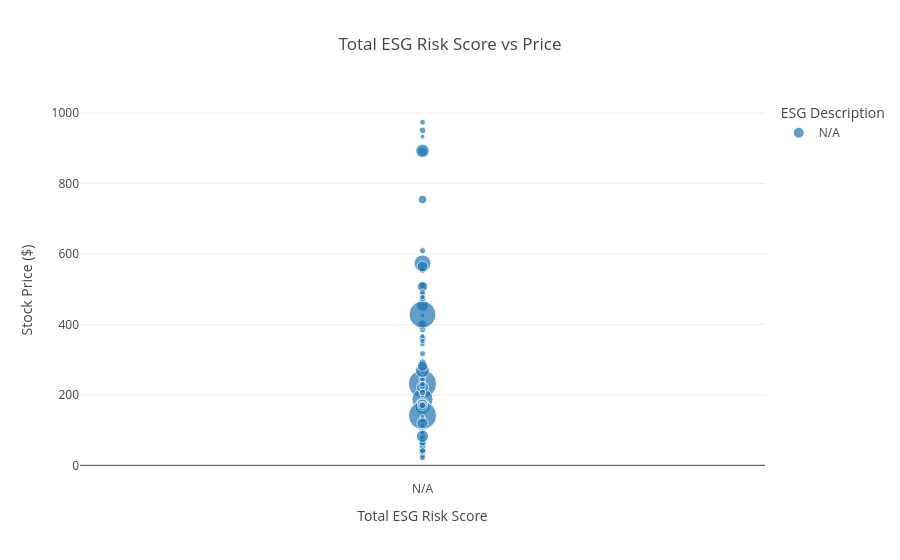

Here is the notebook cell this chart was saved with:
### Markdown cell above
### ESG vs Stock Price of Companies

### Code cell
# Filter out the ticker 'BKNG' to prevent skewing the overall visualization 
filtered_df = consolidated_df[consolidated_df['Ticker'] != 'BKNG']

# Creating a bubble plot with customized hover data
fig = px.scatter(filtered_df, 
                 x='Total ESG Risk Score', 
                 y='Price', 
                 size='Market Cap (Billion)',  # Bubble size based on Market Cap
                 color='ESG Description',     # Color by ESG Description
                 title='Total ESG Risk Score vs Price',
                 labels={'Total ESG Risk Score': 'Total ESG Risk Score', 'Price': 'Stock Price ($)'},
                 hover_data={
                     'Ticker': True,
                     'Price': ':.2f',            
                     'Total ESG Risk Score': True,
                     'Market Cap (Billion)': ':.1f', 
                     'Beta': ':.2f',             
                     'PE Ratio': ':.2f',        
                     'EPS TTM': ':.2f'},
                 template='xgridoff')

fig.update_traces(textposition="middle left")
fig.show()

### Figure 1 — Plotly figure (JSON) as saved in the notebook; plotly's stock layout.template omitted (floating-point values rounded to 4 significant figures; data arrays with more than 128 entries replaced by an {"elided": "..."} marker saying what was removed)
{"data": [{"customdata": {"elided": "99x5 mixed values"}, "hovertemplate": "ESG Description=N/A<br>Total ESG Risk Score=%{x}<br>Stock Price ($)=%{y:.2f}<br>Market Cap (Billion)=%{customdata[1]:.1f}<br>Ticker=%{customdata[0]}<br>Beta=%{customdata[2]:.2f}<br>PE Ratio=%{customdata[3]:.2f}<br>EPS TTM=%{customdata[4]:.2f}<extra></extra>", "legendgroup": "N/A", "marker": {"color": "#1F77B4", "size": [3518.0, 331.8, 198.7, 225.4, 212.9, 114.3, 117.4, 153.8, 252.9, 170.3, 104.1, 1971.0, 123.8, 808.0, 188.3, 322.1, 144.3, 105.3, 601.6, 124.8, 120.6, 116.8, 187.2, 116.4, 160.9, 121.4, 394.9, 277.7, 222.2, 273.7, 111.6, 177.2, 172.3, 98.61, 137.1, 113.5, 193.8, 110.8, 932.6, 968.3, 161.9, 396.2, 135.2, 197.7, 170.8, 182.1, 387.3, 625.9, 288.4, 226.2, 803.8, 132.2, 151.8, 100.7, 465.1, 209.9, 116.2, 1252.0, 108.8, 263.6, 188.4, 3182.0, 119.6, 167.4, 322.6, 195.7, 3472.0, 480.8, 119.3, 235.7, 161.2, 396.2, 142.8, 111.5, 201.9, 189.7, 101.2, 166.6, 110.3, 127.7, 100.6, 153.6, 134.4, 156.6, 128.4, 211.8, 262.7, 864.1, 188.8, 163.1, 521.3, 140.3, 100.7, 470.6, 123.3, 174.2, 219.7, 663.2, 530.9], "sizemode": "area", "sizeref": 8.796, "symbol": "circle"}, "mode": "markers", "name": "N/A", "orientation": "v", "showlegend": true, "textposition": "middle left", "type": "scatter", "x": ["N/A", "N/A", "N/A", "N/A", "N/A", "N/A", "N/A", "N/A", "N/A", "N/A", "N/A", "N/A", "N/A", "N/A", "N/A", "N/A", "N/A", "N/A", "N/A", "N/A", "N/A", "N/A", "N/A", "N/A", "N/A", "N/A", "N/A", "N/A", "N/A", "N/A", "N/A", "N/A", "N/A", "N/A", "N/A", "N/A", "N/A", "N/A", "N/A", "N/A", "N/A", "N/A", "N/A", "N/A", "N/A", "N/A", "N/A", "N/A", "N/A", "N/A", "N/A", "N/A", "N/A", "N/A", "N/A", "N/A", "N/A", "N/A", "N/A", "N/A", "N/A", "N/A", "N/A", "N/A", "N/A", "N/A", "N/A", "N/A", "N/A", "N/A", "N/A", "N/A", "N/A", "N/A", "N/A", "N/A", "N/A", "N/A", "N/A", "N/A", "N/A", "N/A", "N/A", "N/A", "N/A", "N/A", "N/A", "N/A", "N/A", "N/A", "N/A", "N/A", "N/A", "N/A", "N/A", "N/A", "N/A", "N/A", "N/A"], "xaxis": "x", "y": [231.4, 187.9, 114.2, 360.8, 483.7, 230.2, 288.0, 186.5, 156.2, 317.0, 222.8, 187.8, 394.1, 173, 267.4, 41.89, 974.1, 51.92, 454.0, 84.73, 167.5, 61.76, 386.0, 288.0, 41.66, 104.6, 891.2, 290.5, 55.74, 150.8, 407.9, 245.4, 95.03, 425.3, 344.5, 199.5, 179.1, 89, 167.0, 165.3, 512.6, 398.9, 208, 214.7, 609.3, 511.3, 160.9, 222.3, 66.92, 473.8, 892.7, 562.3, 267.6, 77.68, 507.4, 292.6, 90.59, 573.2, 221.3, 104.0, 116.9, 428.1, 107.9, 81.43, 754.7, 950.8, 141.5, 173.5, 366.4, 171.8, 28.45, 168.2, 243.8, 117.5, 129.9, 170.3, 933.0, 125.2, 97.31, 71.82, 91.88, 490.6, 352.8, 21.83, 113.8, 554.4, 226.4, 269.2, 206.9, 77.62, 564.6, 230.3, 137.4, 281.7, 477.7, 41.38, 64.53, 82.51, 119.5], "yaxis": "y"}], "layout": {"autosize": true, "legend": {"itemsizing": "constant", "title": {"text": "ESG Description"}, "tracegroupgap": 0}, "title": {"text": "Total ESG Risk Score vs Price"}, "xaxis": {"anchor": "y", "autorange": true, "domain": [0, 1], "range": [-1, 1], "title": {"text": "Total ESG Risk Score"}, "type": "category"}, "yaxis": {"anchor": "x", "autorange": true, "domain": [0, 1], "range": [-53.73, 1049.0], "title": {"text": "Stock Price ($)"}, "type": "linear"}}}
